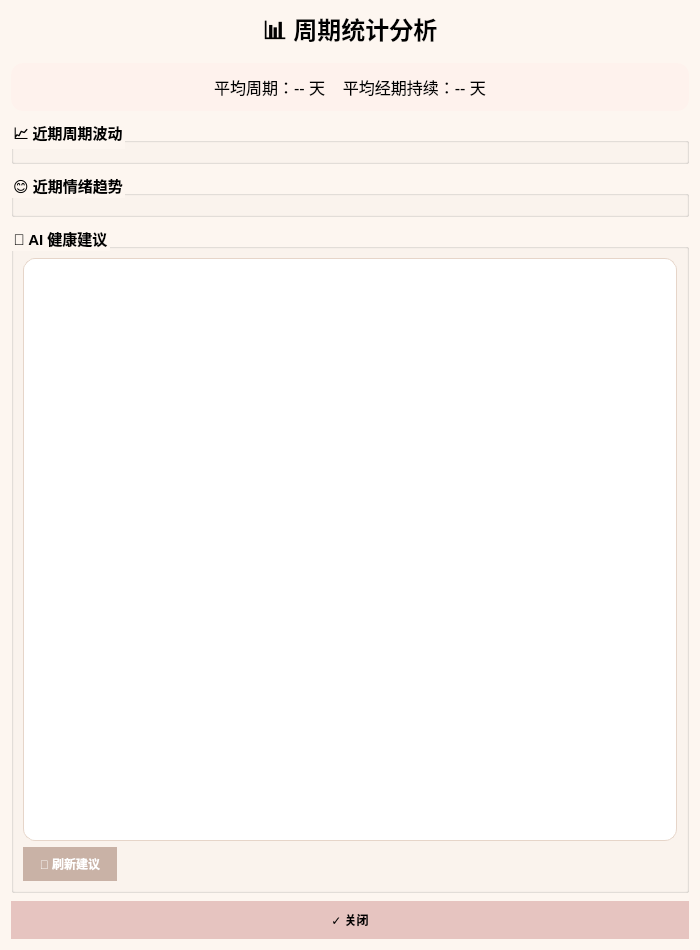
<?xml version="1.0" encoding="UTF-8"?>
<ui version="4.0">
 <class>HealthStatsDialog</class>
 <widget class="QDialog" name="HealthStatsDialog">
  <property name="geometry">
   <rect>
    <x>0</x>
    <y>0</y>
    <width>700</width>
    <height>950</height>
   </rect>
  </property>
  <property name="minimumSize">
   <size>
    <width>650</width>
    <height>900</height>
   </size>
  </property>
  <property name="windowTitle">
   <string>健康统计</string>
  </property>
  <property name="styleSheet">
   <string notr="true">background-color: #fdf6f0;</string>
  </property>
  <layout class="QVBoxLayout" name="verticalLayout">
   <property name="spacing">
    <number>8</number>
   </property>
   <item>
    <widget class="QLabel" name="labelTitle">
     <property name="font">
      <font>
       <pointsize>18</pointsize>
       <bold>true</bold>
      </font>
     </property>
     <property name="text">
      <string>📊 周期统计分析</string>
     </property>
     <property name="alignment">
      <set>Qt::AlignmentFlag::AlignCenter</set>
     </property>
    </widget>
   </item>
   <item>
    <widget class="QLabel" name="labelStatsSummary">
     <property name="font">
      <font>
       <pointsize>12</pointsize>
      </font>
     </property>
     <property name="styleSheet">
      <string notr="true">background-color: rgba(255, 240, 235, 0.6); border-radius: 12px; padding: 12px;</string>
     </property>
     <property name="text">
      <string>平均周期：-- 天    平均经期持续：-- 天</string>
     </property>
     <property name="alignment">
      <set>Qt::AlignmentFlag::AlignCenter</set>
     </property>
    </widget>
   </item>
   <item>
    <widget class="QGroupBox" name="groupBoxCycle">
     <property name="font">
      <font>
       <pointsize>11</pointsize>
       <bold>true</bold>
      </font>
     </property>
     <property name="title">
      <string>📈 近期周期波动</string>
     </property>
     <layout class="QVBoxLayout" name="verticalLayout_2">
      <item>
       <layout class="QVBoxLayout" name="chartLayout"/>
      </item>
     </layout>
    </widget>
   </item>
   <item>
    <widget class="QGroupBox" name="groupBoxMood">
     <property name="font">
      <font>
       <pointsize>11</pointsize>
       <bold>true</bold>
      </font>
     </property>
     <property name="title">
      <string>😊 近期情绪趋势</string>
     </property>
     <layout class="QVBoxLayout" name="verticalLayout_3">
      <item>
       <layout class="QVBoxLayout" name="moodChartLayout"/>
      </item>
     </layout>
    </widget>
   </item>
   <item>
    <widget class="QGroupBox" name="groupBoxAI">
     <property name="sizePolicy">
      <sizepolicy hsizetype="Preferred" vsizetype="Expanding">
       <horstretch>0</horstretch>
       <verstretch>1</verstretch>
      </sizepolicy>
     </property>
     <property name="font">
      <font>
       <pointsize>11</pointsize>
       <bold>true</bold>
      </font>
     </property>
     <property name="title">
      <string>🤖 AI 健康建议</string>
     </property>
     <layout class="QVBoxLayout" name="verticalLayout_4">
      <item>
       <widget class="QTextEdit" name="textAIAdvice">
        <property name="sizePolicy">
         <sizepolicy hsizetype="Expanding" vsizetype="Expanding">
          <horstretch>0</horstretch>
          <verstretch>1</verstretch>
         </sizepolicy>
        </property>
        <property name="styleSheet">
         <string notr="true">QTextEdit {
    background-color: white;
    border: 1px solid #e6d5c9;
    border-radius: 12px;
    padding: 15px;
    font-size: 11pt;
    line-height: 1.5;
}
QTextEdit:focus {
    border: 1px solid #c96b7e;
}</string>
        </property>
        <property name="readOnly">
         <bool>true</bool>
        </property>
       </widget>
      </item>
      <item>
       <layout class="QHBoxLayout" name="horizontalLayoutAI">
        <item>
         <widget class="QPushButton" name="btnRefreshAI">
          <property name="styleSheet">
           <string notr="true">QPushButton {
    background-color: #c9b2a6;
    border-radius: 18px;
    padding: 8px 16px;
    font-weight: bold;
    color: white;
}
QPushButton:hover {
    background-color: #b89f92;
}</string>
          </property>
          <property name="text">
           <string>🔄 刷新建议</string>
          </property>
         </widget>
        </item>
        <item>
         <spacer name="horizontalSpacer">
          <property name="orientation">
           <enum>Qt::Orientation::Horizontal</enum>
          </property>
          <property name="sizeHint" stdset="0">
           <size>
            <width>40</width>
            <height>20</height>
           </size>
          </property>
         </spacer>
        </item>
       </layout>
      </item>
     </layout>
    </widget>
   </item>
   <item>
    <widget class="QPushButton" name="btnClose">
     <property name="styleSheet">
      <string notr="true">QPushButton {
    background-color: #e6c4c0;
    border-radius: 20px;
    padding: 10px;
    font-weight: bold;
}
QPushButton:hover {
    background-color: #dbb2ad;
}</string>
     </property>
     <property name="text">
      <string>✓ 关闭</string>
     </property>
    </widget>
   </item>
  </layout>
 </widget>
 <resources/>
 <connections/>
</ui>
